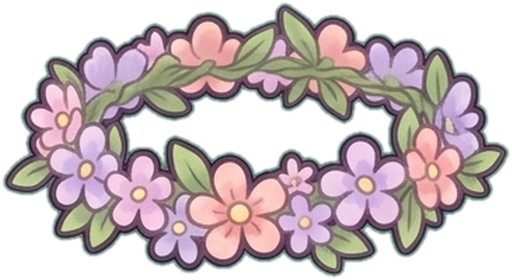
#> input picture docs/anh/po-44/hat_vong-hoa.png, 512 x 280 px
$ python -i pack_psb.py   (imports and definitions only)
#> lines starting #> are read from the running program, lines starting #| are printed output that depends on the picture
import sys
from pathlib import Path
from PIL import Image
from psd_tools import PSDImage
from psd_tools.api.layers import Group, PixelLayer
from psd_tools.constants import Compression

ART = Path(sys.argv[1])
OUT = Path(sys.argv[2])
CANVAS = 512

BUNNY = ART / "Bunny" / "tho-bong"
FINAL = ART / "Final"


def scaled(path, width=None, height=None, flip=False, turn=False):
#> called with path = '../docs/anh/po-44/hat_vong-hoa.png', flip = False, turn = False
    image = Image.open(path).convert("RGBA")
#> image is the input picture: PIL image 512x280 RGBA; mean R, G, B, A 100.5, 89.1, 91.4, 151.4
    image = image.crop(image.getbbox())
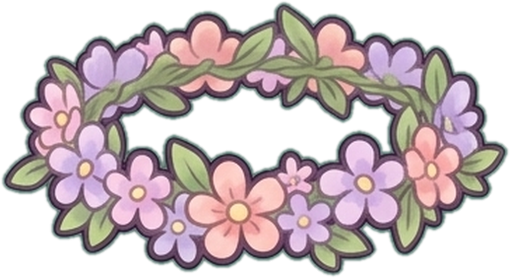
#> image: PIL image 510x278 RGBA; mean R, G, B, A 101.6, 90.1, 92.4, 153.1; transparent parts drawn white
    if flip:
        image = image.transpose(Image.Transpose.FLIP_TOP_BOTTOM)
    if turn:
        image = image.transpose(Image.Transpose.ROTATE_90)
    if width:
        height = round(image.height * width / image.width)
    else:
#> (the run stopped early here; a loop or call above may not have finished)

$ run again, on docs/anh/po-44/hat_mu-len.png
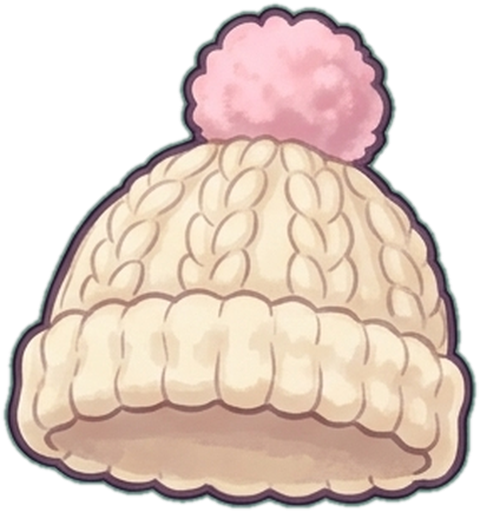
#> input picture docs/anh/po-44/hat_mu-len.png, 480 x 512 px
#> in scaled, image is the input picture: PIL image 480x512 RGBA; mean R, G, B, A 142.6, 125.8, 115, 169
#> in scaled, `image = image.crop(image.getbbox())`:
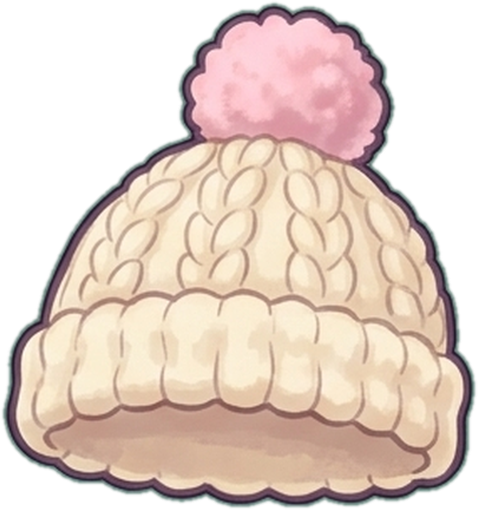
#> image: PIL image 478x510 RGBA; mean R, G, B, A 143.8, 126.8, 116, 170.4; transparent parts drawn white
